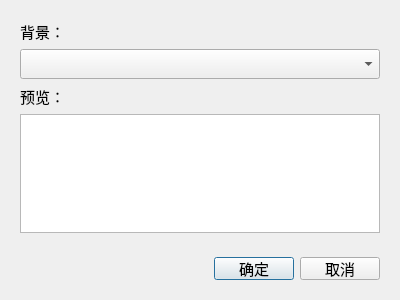
<?xml version="1.0" encoding="UTF-8"?>
<ui version="4.0">
 <class>SetBackGroundDialog</class>
 <widget class="QDialog" name="SetBackGroundDialog">
  <property name="geometry">
   <rect>
    <x>0</x>
    <y>0</y>
    <width>400</width>
    <height>300</height>
   </rect>
  </property>
  <property name="font">
   <font>
    <family>新宋体</family>
    <pointsize>11</pointsize>
   </font>
  </property>
  <property name="windowTitle">
   <string>设置导图背景</string>
  </property>
  <layout class="QVBoxLayout" name="verticalLayout">
   <item>
    <widget class="QWidget" name="widget_2" native="true">
     <layout class="QVBoxLayout" name="verticalLayout_2">
      <item>
       <widget class="QLabel" name="label">
        <property name="text">
         <string>背景：</string>
        </property>
       </widget>
      </item>
      <item>
       <widget class="QComboBox" name="cbbSel"/>
      </item>
      <item>
       <widget class="QLabel" name="label_2">
        <property name="text">
         <string>预览：</string>
        </property>
       </widget>
      </item>
      <item>
       <widget class="QGraphicsView" name="imgView"/>
      </item>
     </layout>
    </widget>
   </item>
   <item>
    <widget class="QWidget" name="widget" native="true">
     <property name="minimumSize">
      <size>
       <width>0</width>
       <height>41</height>
      </size>
     </property>
     <property name="maximumSize">
      <size>
       <width>16777215</width>
       <height>41</height>
      </size>
     </property>
     <layout class="QHBoxLayout" name="horizontalLayout">
      <item>
       <spacer name="horizontalSpacer">
        <property name="orientation">
         <enum>Qt::Horizontal</enum>
        </property>
        <property name="sizeHint" stdset="0">
         <size>
          <width>205</width>
          <height>20</height>
         </size>
        </property>
       </spacer>
      </item>
      <item>
       <widget class="QPushButton" name="btnOk">
        <property name="text">
         <string>确定</string>
        </property>
       </widget>
      </item>
      <item>
       <widget class="QPushButton" name="btnCancel">
        <property name="text">
         <string>取消</string>
        </property>
       </widget>
      </item>
     </layout>
    </widget>
   </item>
  </layout>
 </widget>
 <resources/>
 <connections/>
</ui>
